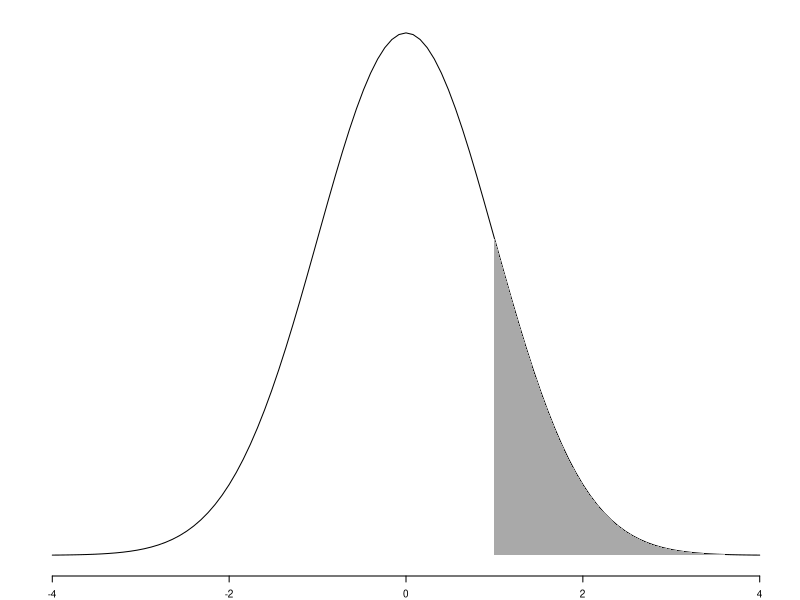

This figure's R source:
## ---- chunk 1
par(mar = c(2,2,1,1), cex=.6)
coord.x <- c(1,seq(1,4,0.001),4)
coord.y <- c(0,dnorm(seq(1,4,0.001)),0)
curve(dnorm(x),xlim=c(-4,4), ylab = '', xlab = '', bty = 'n', yaxt = 'n')
polygon(coord.x, coord.y, col = 'darkgrey', border = NA)
